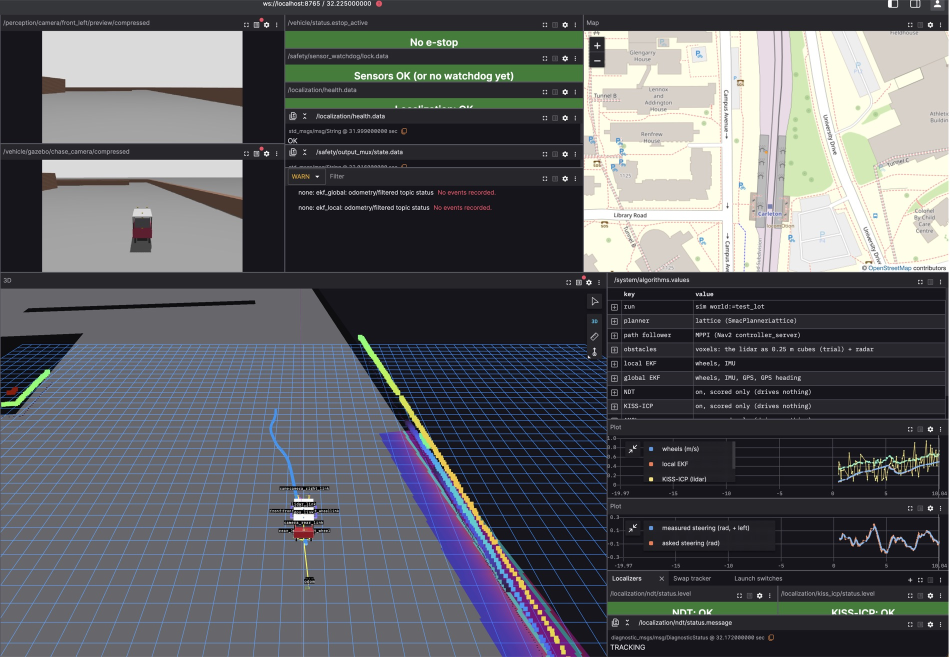
#> input picture docs/img/cockpit-drive.jpg, 1900 x 1314 px, given in place of dw2.png, which was not available (shown at 1/2 size)
$ python crop.py ../../docs/img/cockpit-drive.jpg ../../docs/img/cockpit.png
#> lines starting #> are read from the running program, lines starting #| are printed output that depends on the picture
"""Crop and shrink the developer window screenshots for docs/release-0.4-guide.md."""
import sys

from PIL import Image

src, out = sys.argv[1], sys.argv[2]
dw2 = Image.open(f'{src}/dw2.png').convert('RGB')
#> dw2 is the input picture: PIL image 1900x1314 RGB; mean R, G, B 92.1, 93.8, 97.8
dw3 = Image.open(f'{src}/dw3.png').convert('RGB')
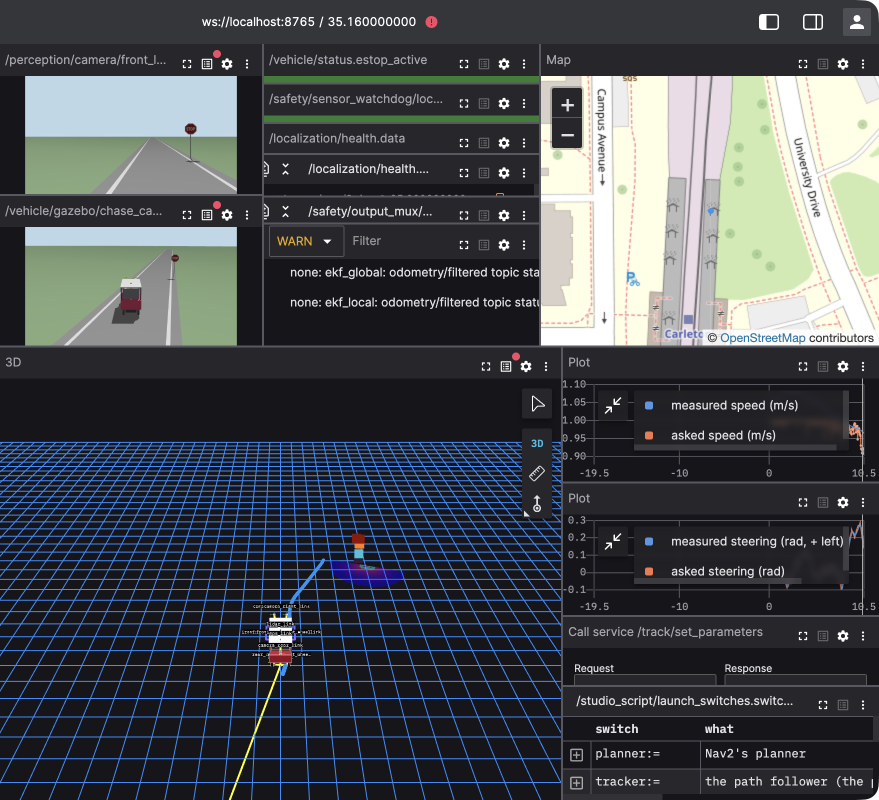
#> input picture docs/img/cockpit.png, 1758 x 1600 px, given in place of dw3.png, which was not available (shown at 1/2 size)


def save(img, name, width):
#> called with name = 'release-0.4-dev-window.jpg', width = 1600
    h = round(img.height * width / img.width)
#> h = 1456
    img.resize((width, h), Image.LANCZOS).save(f'{out}/{name}', quality=85, optimize=True)


save(dw3, 'release-0.4-dev-window.jpg', 1600)
save(dw3.crop((16, 251, 1840, 1277)), 'release-0.4-ravensim.jpg', 1200)
#> call 2 of save, with name = 'release-0.4-ravensim.jpg', width = 1200
#> in save (call 2), `img.resize((width, h), Image.LANCZOS).save(f'{out}/{name}', quality=85..`:
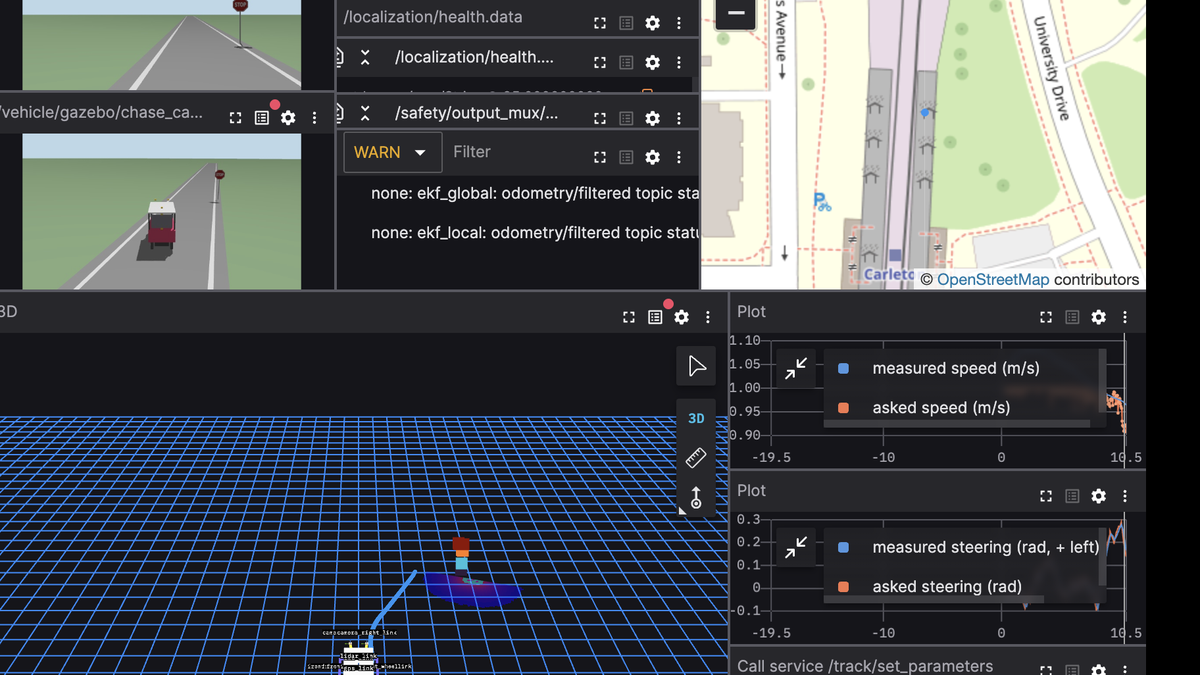
#> saved as release-0.4-ravensim.jpg: PIL image 1200x675 RGB; mean R, G, B 74.7, 79.7, 83.8
#> in save (call 2), `img.resize((width, h), Image.LANCZOS).save(f'{out}/{name}', quality=85..`:
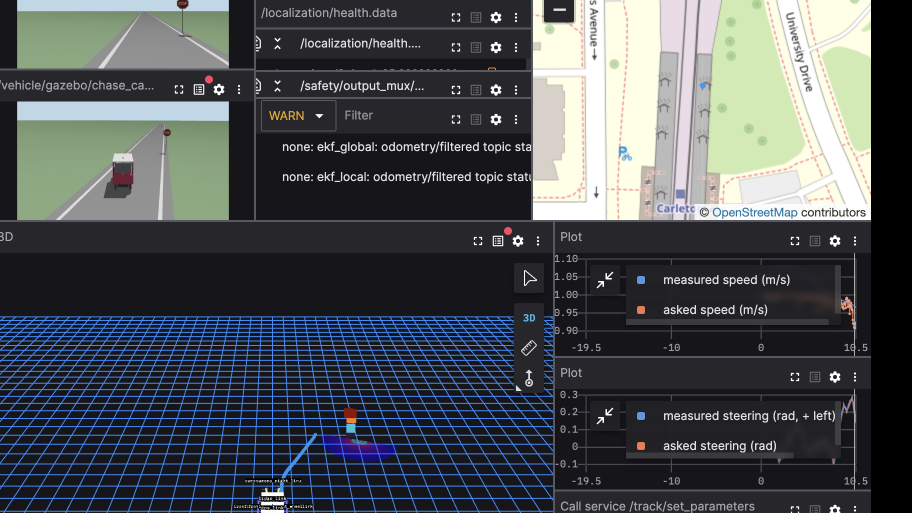
#> img: PIL image 1824x1026 RGB (shown at 1/2 size); mean R, G, B 74.7, 79.7, 83.8
save(dw3.crop((1872, 800, 3200, 1565)), 'release-0.4-map.jpg', 1100)
#> in save (call 3), `img.resize((width, h), Image.LANCZOS).save(f'{out}/{name}', quality=85..`: img: PIL image 1328x765 RGB; every value is 0
save(dw2.crop((1856, 99, 3200, 739)), 'release-0.4-things.jpg', 1100)
#> call 4 of save, with name = 'release-0.4-things.jpg', width = 1100
#> in save (call 4), `img.resize((width, h), Image.LANCZOS).save(f'{out}/{name}', quality=85..`:
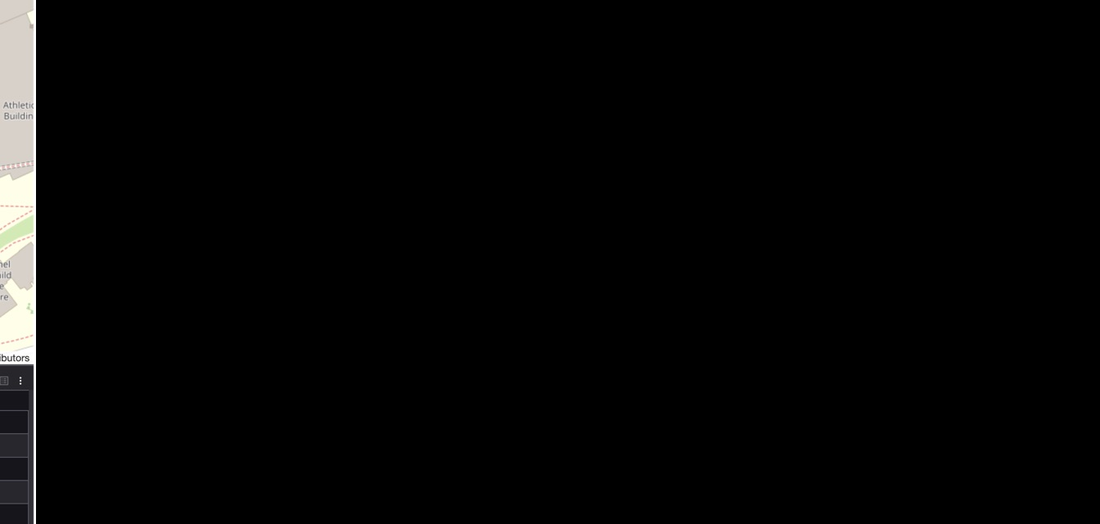
#> saved as release-0.4-things.jpg: PIL image 1100x524 RGB; mean R, G, B 5.7, 5.6, 5.4
